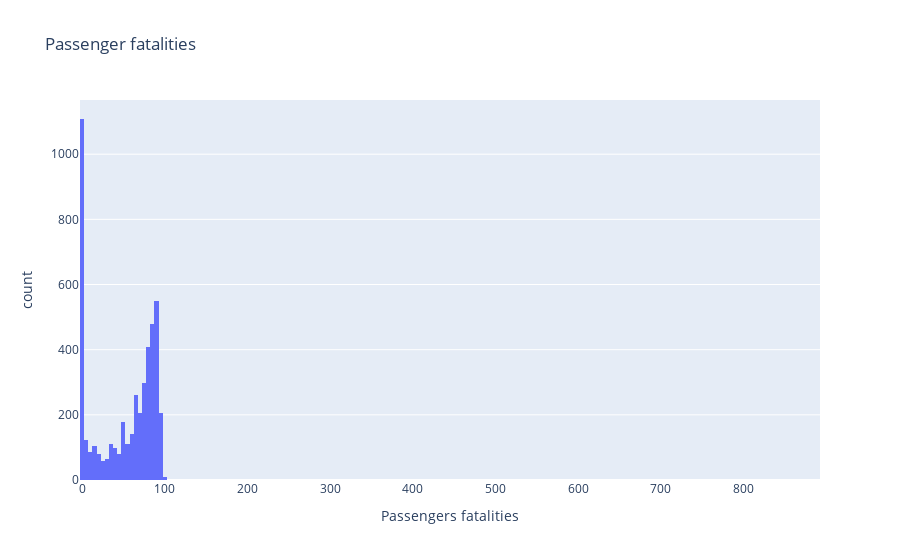

This figure's notebook cell:
### Code cell
passengers_fatalities_series = passengers_fatalities[passengers_fatalities["Passengers fatalities"]>=0]
fig = px.histogram(passengers_fatalities_series, x="Passengers fatalities", title="Passenger fatalities")
fig.show()

### Figure 1 — Plotly figure (JSON) as saved in the notebook; plotly's stock layout.template omitted (floating-point values rounded to 4 significant figures; data arrays with more than 128 entries replaced by an {"elided": "..."} marker saying what was removed)
{"data": [{"alignmentgroup": "True", "bingroup": "x", "hovertemplate": "Passengers fatalities=%{x}<br>count=%{y}<extra></extra>", "legendgroup": "", "marker": {"color": "#636efa", "pattern": {"shape": ""}}, "name": "", "offsetgroup": "", "orientation": "v", "showlegend": false, "type": "histogram", "x": {"elided": "4760 float values"}, "xaxis": "x", "yaxis": "y"}], "layout": {"barmode": "relative", "legend": {"tracegroupgap": 0}, "title": {"text": "Passenger fatalities"}, "xaxis": {"anchor": "y", "domain": [0, 1], "title": {"text": "Passengers fatalities"}}, "yaxis": {"anchor": "x", "domain": [0, 1], "title": {"text": "count"}}}}
